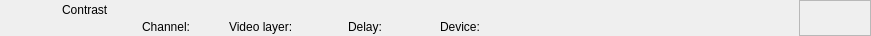
<?xml version="1.0" encoding="UTF-8"?>
<ui version="4.0">
 <class>RundownContrastWidget</class>
 <widget class="QWidget" name="RundownContrastWidget">
  <property name="geometry">
   <rect>
    <x>0</x>
    <y>0</y>
    <width>871</width>
    <height>36</height>
   </rect>
  </property>
  <layout class="QHBoxLayout" name="horizontalLayout">
   <property name="spacing">
    <number>0</number>
   </property>
   <property name="margin">
    <number>0</number>
   </property>
   <item>
    <widget class="QFrame" name="frameItem">
     <property name="sizePolicy">
      <sizepolicy hsizetype="Preferred" vsizetype="Fixed">
       <horstretch>0</horstretch>
       <verstretch>0</verstretch>
      </sizepolicy>
     </property>
     <property name="minimumSize">
      <size>
       <width>0</width>
       <height>36</height>
      </size>
     </property>
     <widget class="QLabel" name="labelThumbnail">
      <property name="geometry">
       <rect>
        <x>22</x>
        <y>2</y>
        <width>32</width>
        <height>32</height>
       </rect>
      </property>
      <property name="text">
       <string/>
      </property>
      <property name="pixmap">
       <pixmap resource="../Resource.qrc">:/Graphics/Images/Mixer.png</pixmap>
      </property>
      <property name="scaledContents">
       <bool>true</bool>
      </property>
     </widget>
     <widget class="QLabel" name="labelChannel">
      <property name="geometry">
       <rect>
        <x>142</x>
        <y>19</y>
        <width>78</width>
        <height>16</height>
       </rect>
      </property>
      <property name="text">
       <string>Channel:</string>
      </property>
     </widget>
     <widget class="QLabel" name="labelLabel">
      <property name="geometry">
       <rect>
        <x>62</x>
        <y>2</y>
        <width>561</width>
        <height>16</height>
       </rect>
      </property>
      <property name="text">
       <string>Contrast</string>
      </property>
     </widget>
     <widget class="QLabel" name="labelVideolayer">
      <property name="geometry">
       <rect>
        <x>229</x>
        <y>19</y>
        <width>110</width>
        <height>16</height>
       </rect>
      </property>
      <property name="text">
       <string>Video layer:</string>
      </property>
     </widget>
     <widget class="QLabel" name="labelColor">
      <property name="geometry">
       <rect>
        <x>0</x>
        <y>0</y>
        <width>18</width>
        <height>36</height>
       </rect>
      </property>
      <property name="text">
       <string/>
      </property>
     </widget>
     <widget class="QLabel" name="labelGroupColor">
      <property name="geometry">
       <rect>
        <x>0</x>
        <y>0</y>
        <width>6</width>
        <height>36</height>
       </rect>
      </property>
      <property name="text">
       <string/>
      </property>
     </widget>
     <widget class="QLabel" name="labelDevice">
      <property name="geometry">
       <rect>
        <x>440</x>
        <y>19</y>
        <width>260</width>
        <height>16</height>
       </rect>
      </property>
      <property name="text">
       <string>Device:</string>
      </property>
     </widget>
     <widget class="QLabel" name="labelDelay">
      <property name="geometry">
       <rect>
        <x>348</x>
        <y>19</y>
        <width>83</width>
        <height>16</height>
       </rect>
      </property>
      <property name="text">
       <string>Delay:</string>
      </property>
     </widget>
    </widget>
   </item>
   <item>
    <widget class="QFrame" name="frameStatus">
     <property name="minimumSize">
      <size>
       <width>72</width>
       <height>0</height>
      </size>
     </property>
     <property name="maximumSize">
      <size>
       <width>72</width>
       <height>16777215</height>
      </size>
     </property>
     <property name="frameShape">
      <enum>QFrame::StyledPanel</enum>
     </property>
     <property name="frameShadow">
      <enum>QFrame::Raised</enum>
     </property>
     <widget class="QLabel" name="labelGpiConnected">
      <property name="geometry">
       <rect>
        <x>1</x>
        <y>2</y>
        <width>32</width>
        <height>32</height>
       </rect>
      </property>
      <property name="minimumSize">
       <size>
        <width>32</width>
        <height>32</height>
       </size>
      </property>
      <property name="maximumSize">
       <size>
        <width>32</width>
        <height>32</height>
       </size>
      </property>
      <property name="lineWidth">
       <number>0</number>
      </property>
      <property name="text">
       <string/>
      </property>
      <property name="pixmap">
       <pixmap resource="../Resource.qrc">:/Graphics/Images/GpiConnected.png</pixmap>
      </property>
      <property name="scaledContents">
       <bool>true</bool>
      </property>
     </widget>
     <widget class="QLabel" name="labelDisconnected">
      <property name="geometry">
       <rect>
        <x>32</x>
        <y>2</y>
        <width>32</width>
        <height>32</height>
       </rect>
      </property>
      <property name="minimumSize">
       <size>
        <width>32</width>
        <height>32</height>
       </size>
      </property>
      <property name="maximumSize">
       <size>
        <width>32</width>
        <height>32</height>
       </size>
      </property>
      <property name="text">
       <string/>
      </property>
      <property name="pixmap">
       <pixmap resource="../Resource.qrc">:/Graphics/Images/Disconnected.png</pixmap>
      </property>
      <property name="scaledContents">
       <bool>true</bool>
      </property>
     </widget>
     <widget class="QLabel" name="labelActiveColor">
      <property name="geometry">
       <rect>
        <x>64</x>
        <y>0</y>
        <width>8</width>
        <height>36</height>
       </rect>
      </property>
      <property name="minimumSize">
       <size>
        <width>8</width>
        <height>36</height>
       </size>
      </property>
      <property name="maximumSize">
       <size>
        <width>8</width>
        <height>36</height>
       </size>
      </property>
      <property name="text">
       <string/>
      </property>
     </widget>
    </widget>
   </item>
  </layout>
 </widget>
 <resources>
  <include location="../Resource.qrc"/>
 </resources>
 <connections/>
 <slots>
  <slot>addToCombo()</slot>
 </slots>
</ui>
